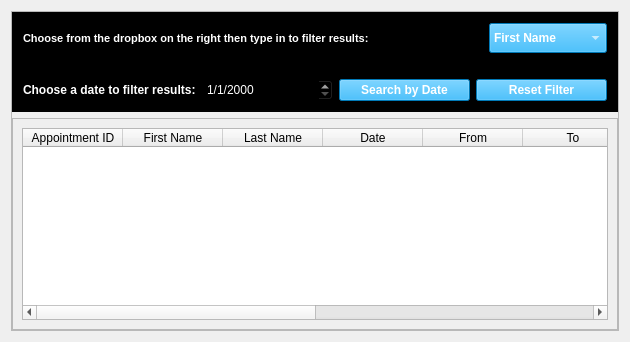
             <widget class="QWidget" name="Search">
              <attribute name="title">
               <string>SEARCH</string>
              </attribute>
              <layout class="QVBoxLayout" name="verticalLayout_9">
               <item>
                <widget class="QFrame" name="search_frame">
                 <property name="frameShape">
                  <enum>QFrame::StyledPanel</enum>
                 </property>
                 <property name="frameShadow">
                  <enum>QFrame::Raised</enum>
                 </property>
                 <layout class="QVBoxLayout" name="verticalLayout_10">
                  <property name="leftMargin">
                   <number>0</number>
                  </property>
                  <property name="topMargin">
                   <number>0</number>
                  </property>
                  <property name="rightMargin">
                   <number>0</number>
                  </property>
                  <property name="bottomMargin">
                   <number>0</number>
                  </property>
                  <item alignment="Qt::AlignTop">
                   <widget class="QFrame" name="top_search_frame">
                    <property name="styleSheet">
                     <string notr="true">background-color: rgb(0, 0, 0);</string>
                    </property>
                    <property name="frameShape">
                     <enum>QFrame::StyledPanel</enum>
                    </property>
                    <property name="frameShadow">
                     <enum>QFrame::Raised</enum>
                    </property>
                    <layout class="QVBoxLayout" name="verticalLayout_11">
                     <property name="leftMargin">
                      <number>0</number>
                     </property>
                     <property name="topMargin">
                      <number>0</number>
                     </property>
                     <property name="rightMargin">
                      <number>0</number>
                     </property>
                     <property name="bottomMargin">
                      <number>0</number>
                     </property>
                     <item>
                      <widget class="QFrame" name="values_frame">
                       <property name="sizePolicy">
                        <sizepolicy hsizetype="Expanding" vsizetype="Expanding">
                         <horstretch>0</horstretch>
                         <verstretch>0</verstretch>
                        </sizepolicy>
                       </property>
                       <property name="frameShape">
                        <enum>QFrame::StyledPanel</enum>
                       </property>
                       <property name="frameShadow">
                        <enum>QFrame::Raised</enum>
                       </property>
                       <layout class="QHBoxLayout" name="horizontalLayout_6">
                        <item>
                         <widget class="QLabel" name="label_13">
                          <property name="font">
                           <font>
                            <pointsize>8</pointsize>
                            <weight>75</weight>
                            <bold>true</bold>
                           </font>
                          </property>
                          <property name="styleSheet">
                           <string notr="true">color: rgb(255, 255, 255);</string>
                          </property>
                          <property name="text">
                           <string>Choose from the dropbox on the right then type in to filter results:</string>
                          </property>
                         </widget>
                        </item>
                        <item>
                         <widget class="QLineEdit" name="search_edit">
                          <property name="sizePolicy">
                           <sizepolicy hsizetype="Expanding" vsizetype="Expanding">
                            <horstretch>0</horstretch>
                            <verstretch>0</verstretch>
                           </sizepolicy>
                          </property>
                          <property name="minimumSize">
                           <size>
                            <width>0</width>
                            <height>30</height>
                           </size>
                          </property>
                          <property name="styleSheet">
                           <string notr="true">background-color: rgb(0, 0, 0);
color: rgb(255, 255, 255);</string>
                          </property>
                         </widget>
                        </item>
                        <item>
                         <widget class="QComboBox" name="values_combobox">
                          <property name="sizePolicy">
                           <sizepolicy hsizetype="Preferred" vsizetype="Expanding">
                            <horstretch>0</horstretch>
                            <verstretch>0</verstretch>
                           </sizepolicy>
                          </property>
                          <property name="font">
                           <font>
                            <weight>75</weight>
                            <bold>true</bold>
                           </font>
                          </property>
                          <property name="styleSheet">
                           <string notr="true">background-color: rgb(0, 170, 255);
color: rgb(255, 255, 255);</string>
                          </property>
                          <item>
                           <property name="text">
                            <string>First Name</string>
                           </property>
                          </item>
                          <item>
                           <property name="text">
                            <string>Last Name</string>
                           </property>
                          </item>
                          <item>
                           <property name="text">
                            <string>Phone Number</string>
                           </property>
                          </item>
                          <item>
                           <property name="text">
                            <string>Appointment ID</string>
                           </property>
                          </item>
                          <item>
                           <property name="text">
                            <string>Note</string>
                           </property>
                          </item>
                         </widget>
                        </item>
                       </layout>
                      </widget>
                     </item>
                     <item>
                      <widget class="QFrame" name="date_frame">
                       <property name="frameShape">
                        <enum>QFrame::StyledPanel</enum>
                       </property>
                       <property name="frameShadow">
                        <enum>QFrame::Raised</enum>
                       </property>
                       <layout class="QHBoxLayout" name="horizontalLayout_8">
                        <item>
                         <widget class="QLabel" name="label_11">
                          <property name="maximumSize">
                           <size>
                            <width>300</width>
                            <height>16777215</height>
                           </size>
                          </property>
                          <property name="font">
                           <font>
                            <pointsize>9</pointsize>
                            <weight>75</weight>
                            <bold>true</bold>
                           </font>
                          </property>
                          <property name="styleSheet">
                           <string notr="true">
color: rgb(255, 255, 255);</string>
                          </property>
                          <property name="text">
                           <string>Choose a date to filter results:</string>
                          </property>
                         </widget>
                        </item>
                        <item>
                         <widget class="QDateEdit" name="date_search_edit">
                          <property name="maximumSize">
                           <size>
                            <width>250</width>
                            <height>16777215</height>
                           </size>
                          </property>
                          <property name="font">
                           <font>
                            <pointsize>9</pointsize>
                           </font>
                          </property>
                          <property name="styleSheet">
                           <string notr="true">QDateEdit {
       color : white;
}
QCalendarWidget QToolButton {
  	height: 60px;
  	width: 150px;
  	color: white;
  	font-size: 24px;
  	icon-size: 56px, 56px;
  	background-color: qlineargradient(x1:0, y1:0, x2:0, y2:1, stop: 0 #cccccc, stop: 1 #333333);
  }
  QCalendarWidget QMenu {
  	width: 150px;
  	left: 20px;
  	color: white;
  	font-size: 18px;
  	background-color: rgb(100, 100, 100);
  }
  QCalendarWidget QSpinBox { 
  	width: 150px; 
  	font-size:24px; 
  	color: white; 
  	background-color: qlineargradient(x1:0, y1:0, x2:0, y2:1, stop: 0 #cccccc, stop: 1 #333333); 
  	selection-background-color: rgb(136, 136, 136);
  	selection-color: rgb(255, 255, 255);
  }
  QCalendarWidget QSpinBox::up-button { subcontrol-origin: border;  subcontrol-position: top right;  width:65px; }
  QCalendarWidget QSpinBox::down-button {subcontrol-origin: border; subcontrol-position: bottom right;  width:65px;}
  QCalendarWidget QSpinBox::up-arrow { width:56px;  height:56px; }
  QCalendarWidget QSpinBox::down-arrow { width:56px;  height:56px; }
   
  /* header row */
  QCalendarWidget QWidget { alternate-background-color: rgb(128, 128, 128); }
   
  /* normal days */
  QCalendarWidget QAbstractItemView:enabled 
  {
  	font-size:24px;  
  	color: rgb(180, 180, 180);  
  	background-color: black;  
  	selection-background-color: rgb(64, 64, 64); 
  	selection-color: rgb(0, 255, 0); 
  }
   
  /* days in other months */
  /* navigation bar */
QCalendarWidget QWidget#qt_calendar_navigationbar
{ 
  background-color: qlineargradient(x1:0, y1:0, x2:0, y2:1, stop: 0 #cccccc, stop: 1 #333333); 
}

QCalendarWidget QAbstractItemView:disabled 
{ 
color: rgb(64, 64, 64); 
}</string>
                          </property>
                          <property name="displayFormat">
                           <string>d/M/yyyy</string>
                          </property>
                         </widget>
                        </item>
                        <item>
                         <widget class="QPushButton" name="search_by_date_btn">
                          <property name="maximumSize">
                           <size>
                            <width>300</width>
                            <height>16777215</height>
                           </size>
                          </property>
                          <property name="font">
                           <font>
                            <weight>75</weight>
                            <bold>true</bold>
                           </font>
                          </property>
                          <property name="styleSheet">
                           <string notr="true">color: rgb(255, 255, 255);
background-color: rgb(0, 170, 255);</string>
                          </property>
                          <property name="text">
                           <string>Search by Date</string>
                          </property>
                          <property name="icon">
                           <iconset>
                            <normaloff>icons/icons8-search-24.png</normaloff>icons/icons8-search-24.png</iconset>
                          </property>
                         </widget>
                        </item>
                        <item>
                         <widget class="QPushButton" name="reset_btn">
                          <property name="maximumSize">
                           <size>
                            <width>300</width>
                            <height>16777215</height>
                           </size>
                          </property>
                          <property name="font">
                           <font>
                            <weight>75</weight>
                            <bold>true</bold>
                           </font>
                          </property>
                          <property name="styleSheet">
                           <string notr="true">color: rgb(255, 255, 255);
background-color: rgb(0, 170, 255);</string>
                          </property>
                          <property name="text">
                           <string>Reset Filter</string>
                          </property>
                          <property name="icon">
                           <iconset>
                            <normaloff>icons/icons8-delete-30.png</normaloff>icons/icons8-delete-30.png</iconset>
                          </property>
                         </widget>
                        </item>
                       </layout>
                      </widget>
                     </item>
                    </layout>
                   </widget>
                  </item>
                  <item>
                   <widget class="QFrame" name="main_search_frame">
                    <property name="sizePolicy">
                     <sizepolicy hsizetype="Expanding" vsizetype="Expanding">
                      <horstretch>0</horstretch>
                      <verstretch>0</verstretch>
                     </sizepolicy>
                    </property>
                    <property name="frameShape">
                     <enum>QFrame::StyledPanel</enum>
                    </property>
                    <property name="frameShadow">
                     <enum>QFrame::Raised</enum>
                    </property>
                    <layout class="QHBoxLayout" name="horizontalLayout_9">
                     <item>
                      <widget class="QTableWidget" name="search_table">
                       <property name="editTriggers">
                        <set>QAbstractItemView::NoEditTriggers</set>
                       </property>
                       <column>
                        <property name="text">
                         <string>Appointment ID</string>
                        </property>
                       </column>
                       <column>
                        <property name="text">
                         <string>First Name</string>
                        </property>
                       </column>
                       <column>
                        <property name="text">
                         <string>Last Name</string>
                        </property>
                       </column>
                       <column>
                        <property name="text">
                         <string>Date</string>
                        </property>
                       </column>
                       <column>
                        <property name="text">
                         <string>From</string>
                        </property>
                       </column>
                       <column>
                        <property name="text">
                         <string>To</string>
                        </property>
                       </column>
                       <column>
                        <property name="text">
                         <string>Phone Number</string>
                        </property>
                       </column>
                       <column>
                        <property name="text">
                         <string>Note</string>
                        </property>
                       </column>
                       <column>
                        <property name="text">
                         <string>Price</string>
                        </property>
                       </column>
                       <column>
                        <property name="text">
                         <string>Patient ID</string>
                        </property>
                       </column>
                      </widget>
                     </item>
                    </layout>
                   </widget>
                  </item>
                 </layout>
                </widget>
               </item>
              </layout>
             </widget>
